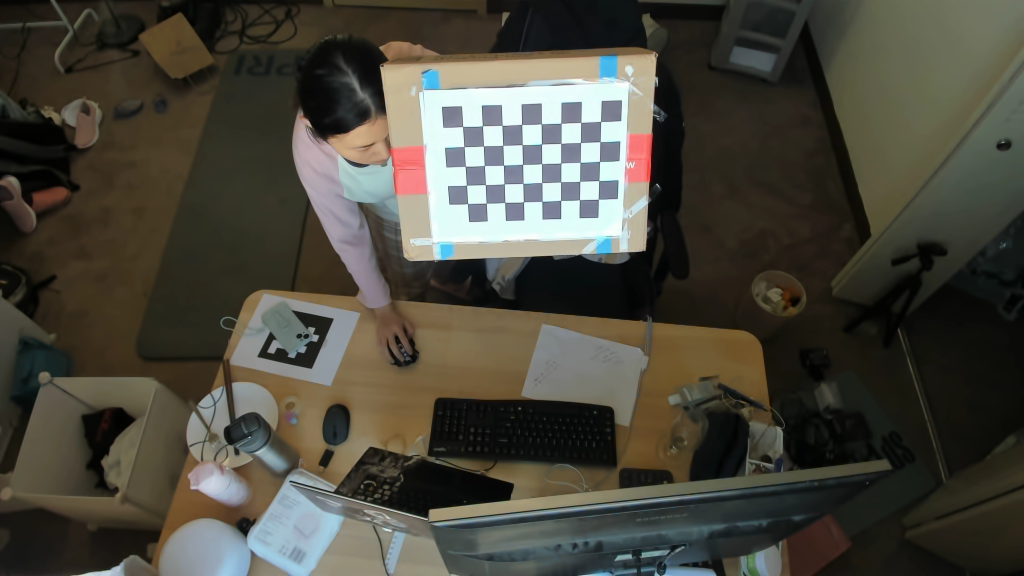
#> input picture capture/capture/11-0527.png, 1024 x 576 px; its folder holds 4 pictures in this run
$ python calib.py
#> lines starting #> are read from the running program, lines starting #| are printed output that depends on the picture; after the words box and inside, x2 and y2 are one past the last pixel; in counts of white or black regions, pixels touching at a corner belong together
### capture/util.py
import numpy as np
import os
import cv2
import matplotlib.pyplot as plt

#images: list of filenames for checkboard calibration files
#checkerboard: dimension of the inner corners
#dW: corner refinement window size. should be smaller for lower resolution images
def computeIntrinsic(images, checkerboard, dW):
    # Defining the dimensions of checkerboard
    # Number of inner corners, hard coded to class example
#> called with dW = (8, 8)
    criteria = (cv2.TERM_CRITERIA_EPS + cv2.TERM_CRITERIA_MAX_ITER, 80, 0.001)
    # Creating vector to store vectors of 3D points for each checkerboard image
    objpoints = []
    # Creating vector to store vectors of 2D points for each checkerboard image
    imgpoints = []
    # Defining the world coordinates for 3D points
    objp = np.zeros((1, checkerboard[0] * checkerboard[1], 3), np.float32)
    objp[0,:,:2] = np.mgrid[0:checkerboard[0], 0:checkerboard[1]].T.reshape(-1, 2)
    img_shape = None
    # Extracting path of individual image stored in a given directory
    print('Displaying chessboard corners. Press any button to continue to next example')
    for fname in images:
        img = cv2.imread(fname)
#> img is the input picture: shape (576, 1024, 3); mean B, G, R 60.9, 71.2, 73.6
        gray = cv2.cvtColor(img,cv2.COLOR_BGR2GRAY)
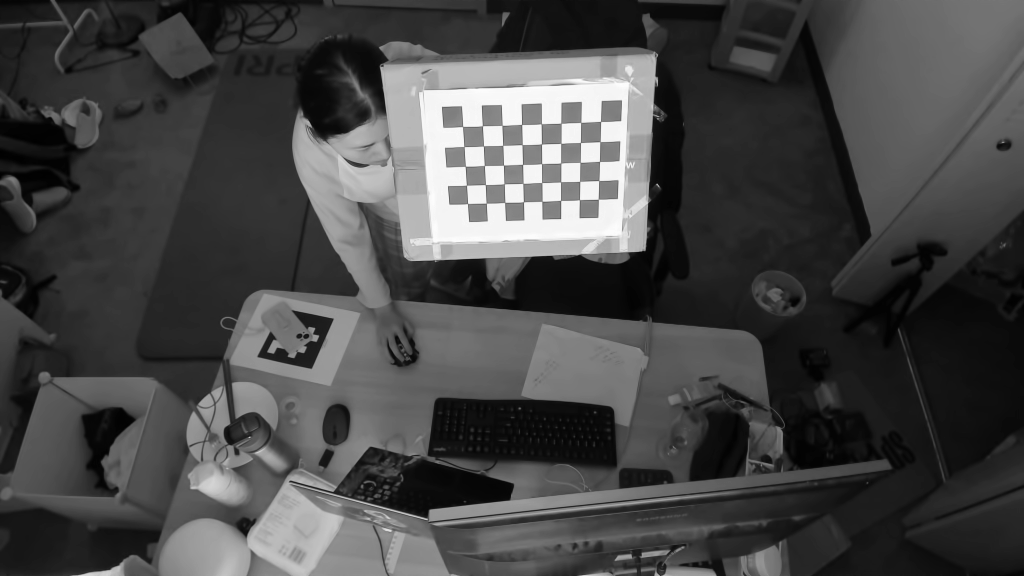
#> gray: shape (576, 1024); min 0, max 254, mean 70.7
        img_shape = gray.shape[::-1]
#> img_shape = (1024, 576)
        # Find the chess board corners
        # If desired number of corners are found in the image then ret = true
        # TODO: touchup
        ret, corners = cv2.findChessboardCorners(gray, checkerboard, None)
#> ret = True; corners = 40 rows, first 8: [600.5, 121.4], [599.8, 141.6], [599.5, 161.4], [598.6, 180.6], [598.3, 199.3], [580.7, 122.4], [580.5, 142.5], [580.3, 162.4]
        """
        If desired number of corner are detected,
        we refine the pixel coordinates and display
        them on the images of checker board
        """
        if ret == True:
            objpoints.append(objp)
            # refining pixel coordinates for given 2d points.
            #print(corners)
            corners2 = cv2.cornerSubPix(gray, corners, dW, (-1,-1), criteria)
#> corners2 = 40 rows, first 8: [600.6, 121.4], [600, 141.6], [599.5, 161.4], [598.7, 180.6], [598.3, 199.3], [580.7, 122.4], [580.5, 142.5], [580.1, 162.4]
            imgpoints.append(corners2)
            # Draw and display the corners
            img = cv2.drawChessboardCorners(img, checkerboard, corners2, ret)
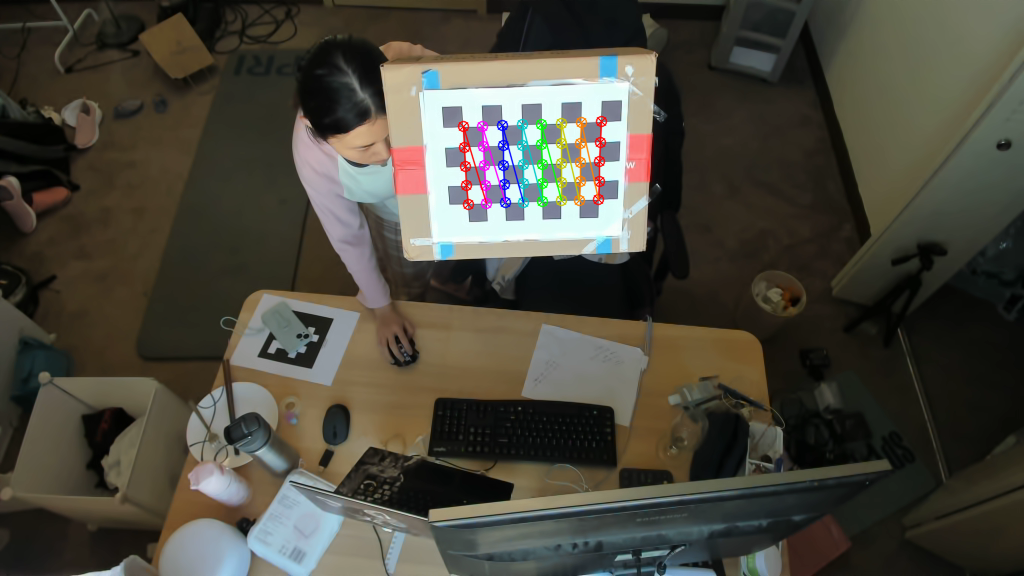
#> img: shape (576, 1024, 3); 1.1% of pixels changed, all inside (x1, y1, x2, y2) = (457, 115, 608, 211)
        else:
            print("error: checkerboard not found")
        cv2.imshow('img',img)
        cv2.waitKey(1)
#> pass 2 of the loop in computeIntrinsic, `for fname in images:`:
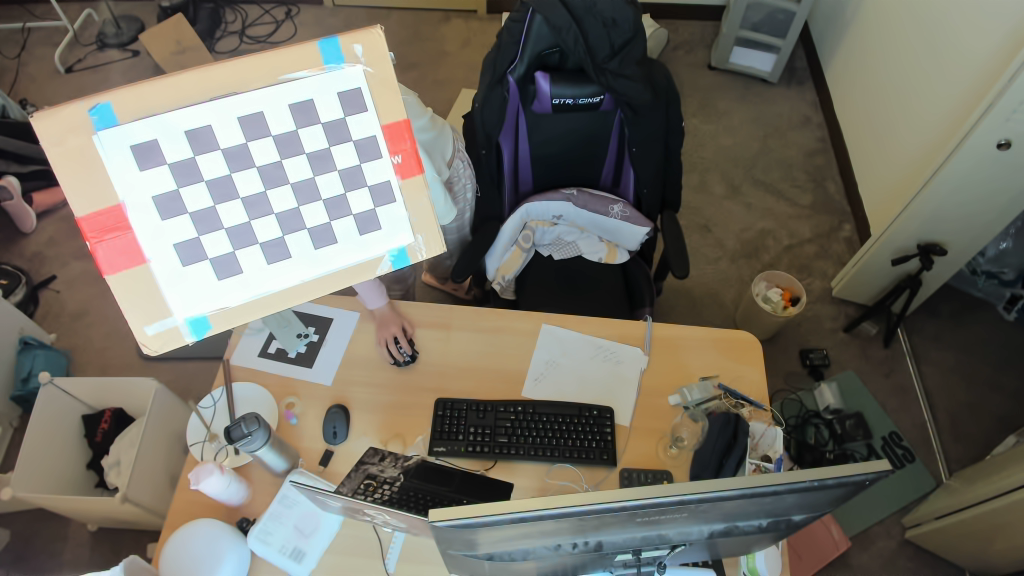
#> input picture capture/capture/11-0529.png, 1024 x 576 px
#> in computeIntrinsic, img is the input picture: shape (576, 1024, 3); mean B, G, R 101.4, 111.3, 114.7
#> in computeIntrinsic, `gray = cv2.cvtColor(img,cv2.COLOR_BGR2GRAY)`:
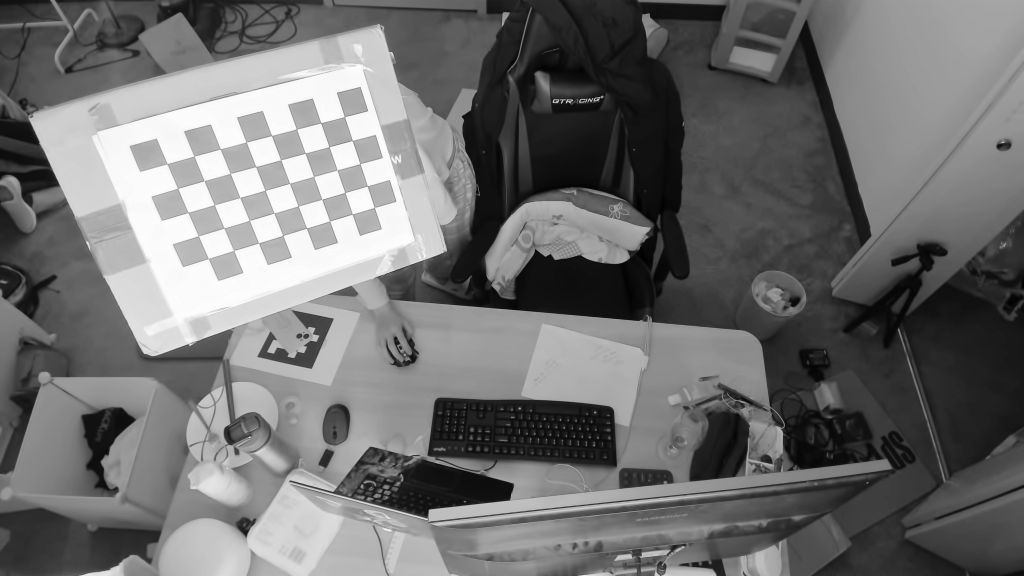
#> gray: shape (576, 1024); min 1, max 254, mean 111.2
#> corners = 40 rows, first 8: [344.4, 116.8], [352, 140.2], [359.9, 164], [367.1, 185.6], [374.3, 207.2], [320.8, 122.5], [329.1, 147], [337.1, 170.1]
#> corners2 = 40 rows, first 8: [344.4, 116.6], [352.3, 140.5], [359.9, 163.6], [367.2, 185.8], [374.3, 207.4], [320.7, 122.7], [329.1, 146.7], [337, 170]
#> in computeIntrinsic, `img = cv2.drawChessboardCorners(img, checkerboard, corners2, ret)`:
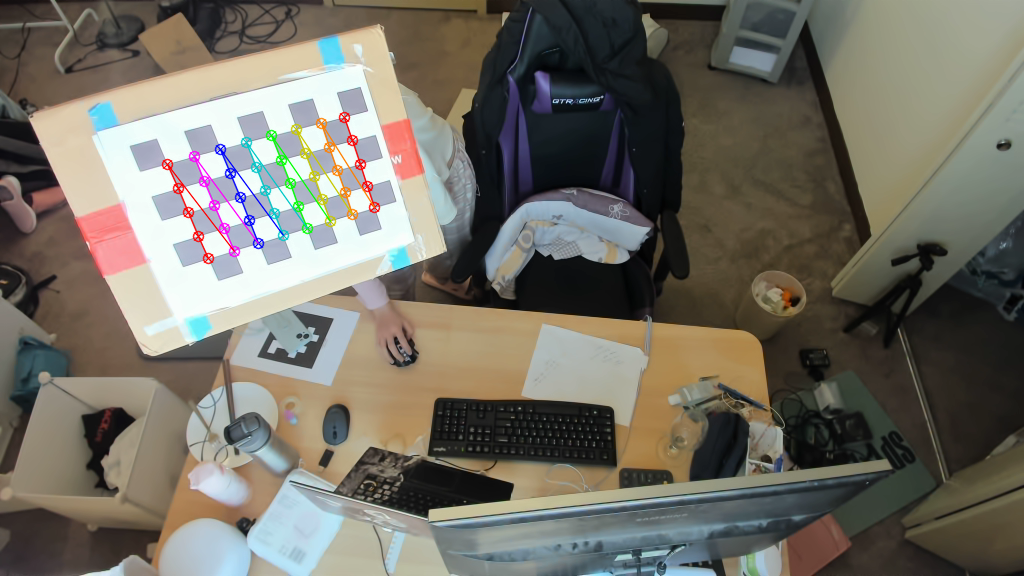
#> img: shape (576, 1024, 3); 1.24% of pixels changed, all inside (x1, y1, x2, y2) = (161, 111, 381, 265)
#> pass 3 of the loop in computeIntrinsic, `for fname in images:`:
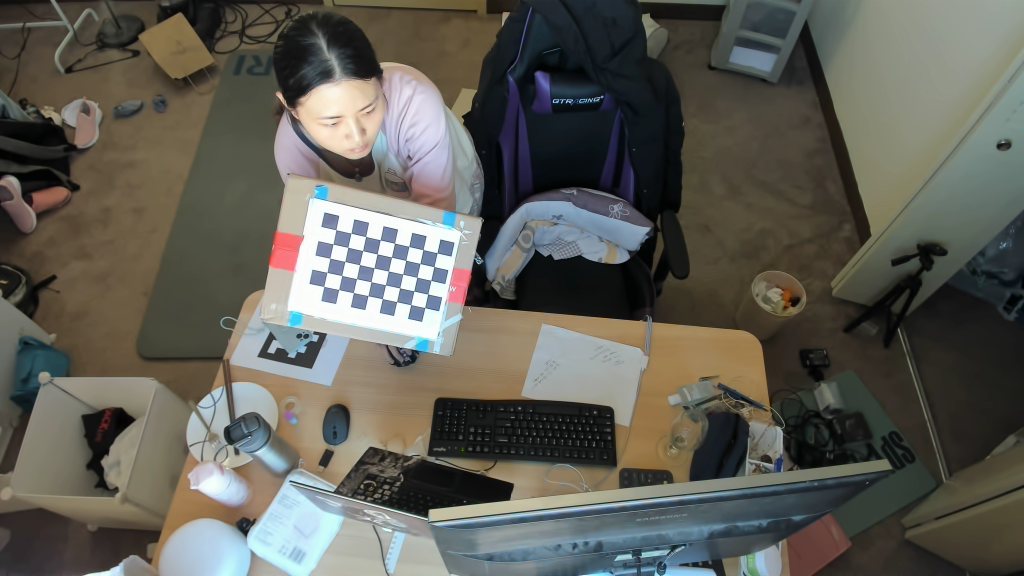
#> input picture capture/capture/11-0535.png, 1024 x 576 px
#> in computeIntrinsic, img is the input picture: shape (576, 1024, 3); mean B, G, R 86, 93.8, 95
#> in computeIntrinsic, `gray = cv2.cvtColor(img,cv2.COLOR_BGR2GRAY)`:
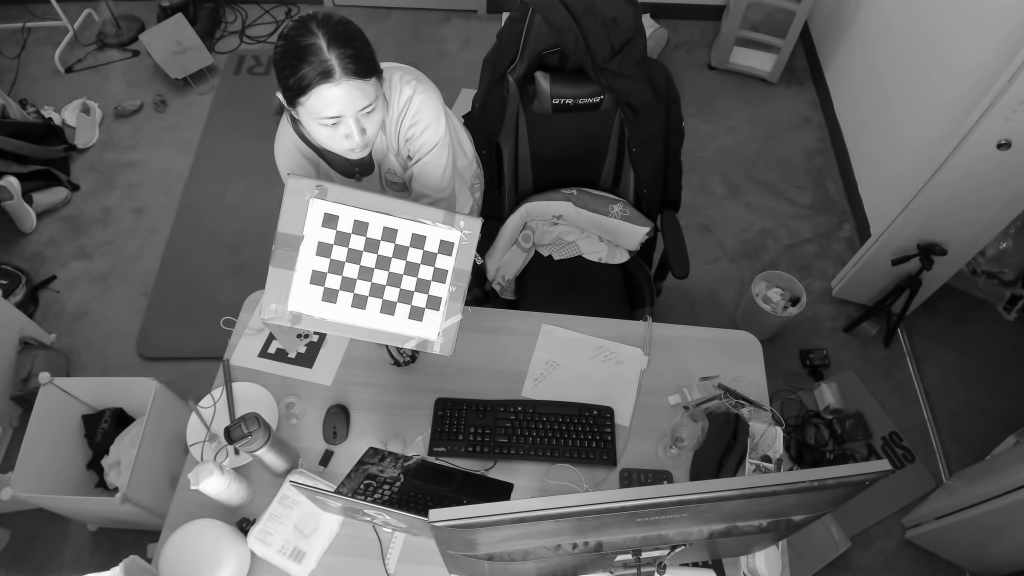
#> gray: shape (576, 1024); min 1, max 254, mean 93.2
#> corners = 40 rows, first 8: [437, 252.7], [434, 266.5], [430.7, 280.3], [427.7, 294], [424.7, 307.5], [423, 249.5], [420, 263.4], [416.8, 277.3]
#> corners2 = 40 rows, first 8: [437.1, 252.8], [433.9, 266.6], [430.8, 280.3], [427.7, 294], [424.7, 307.6], [423, 249.6], [420, 263.5], [416.8, 277.3]
#> in computeIntrinsic, `img = cv2.drawChessboardCorners(img, checkerboard, corners2, ret)`:
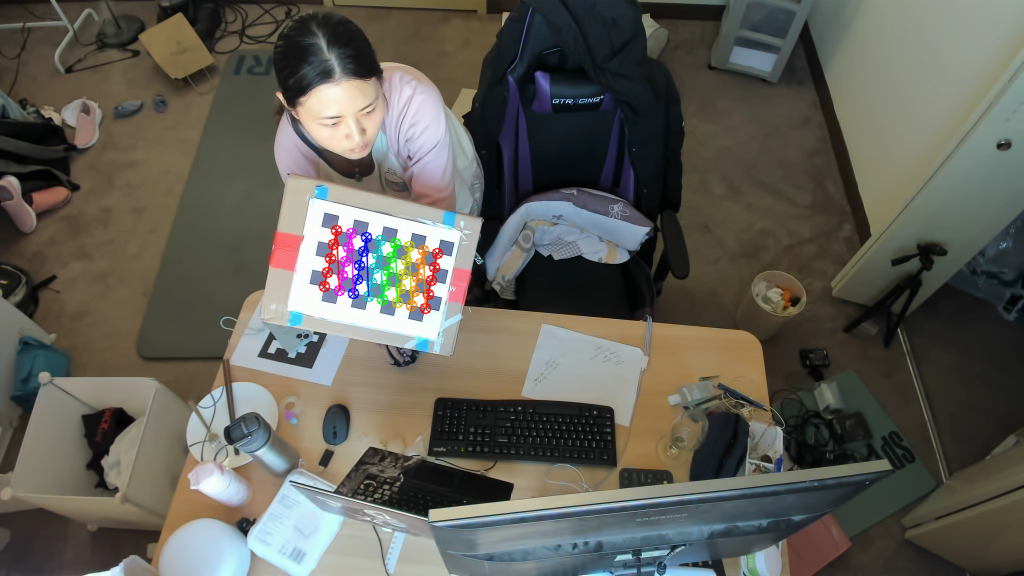
#> img: shape (576, 1024, 3); 0.93% of pixels changed, all inside (x1, y1, x2, y2) = (318, 224, 444, 315)
#> the loop made 4 passes; the first 3 are shown
    cv2.destroyAllWindows()
    """
    Performing camera calibration by
    passing the value of known 3D points (objpoints)
    and corresponding pixel coordinates of the
    detected corners (imgpoints)
        ret:
        mtx: camera matrix
        dist: distortion coefficients
    """
    ret, mtx, dist, rvecs, tvecs = cv2.calibrateCamera(objpoints, imgpoints, img_shape, None, None)
    print("Camera matrix: \n")
    print(mtx)
    print("Distortion: \n")
    print(dist)
    return mtx, dist
#HACK global variables for callbacks… fix this someday…
X_CAPT = np.float32([])
Y_CAPT = np.float32([])
# [143 lines left out: functions computeExtrinsic, pixel2ray, set_axes_equal, _set_axes_radius, dedistortion, not called in this run]

### capture/calib.py
import os
from util import *
baseDir = "./capture/"
name_list = os.listdir(baseDir)
name_list = [baseDir+f for f in name_list]
checkboard_size = [5,8]

mtx, dist = computeIntrinsic(name_list, checkboard_size, (8,8))
np.savez("intrinsic_calib.npz", mtx=mtx, dist=dist)

#> (the run stopped early here; a loop or call above may not have finished)
